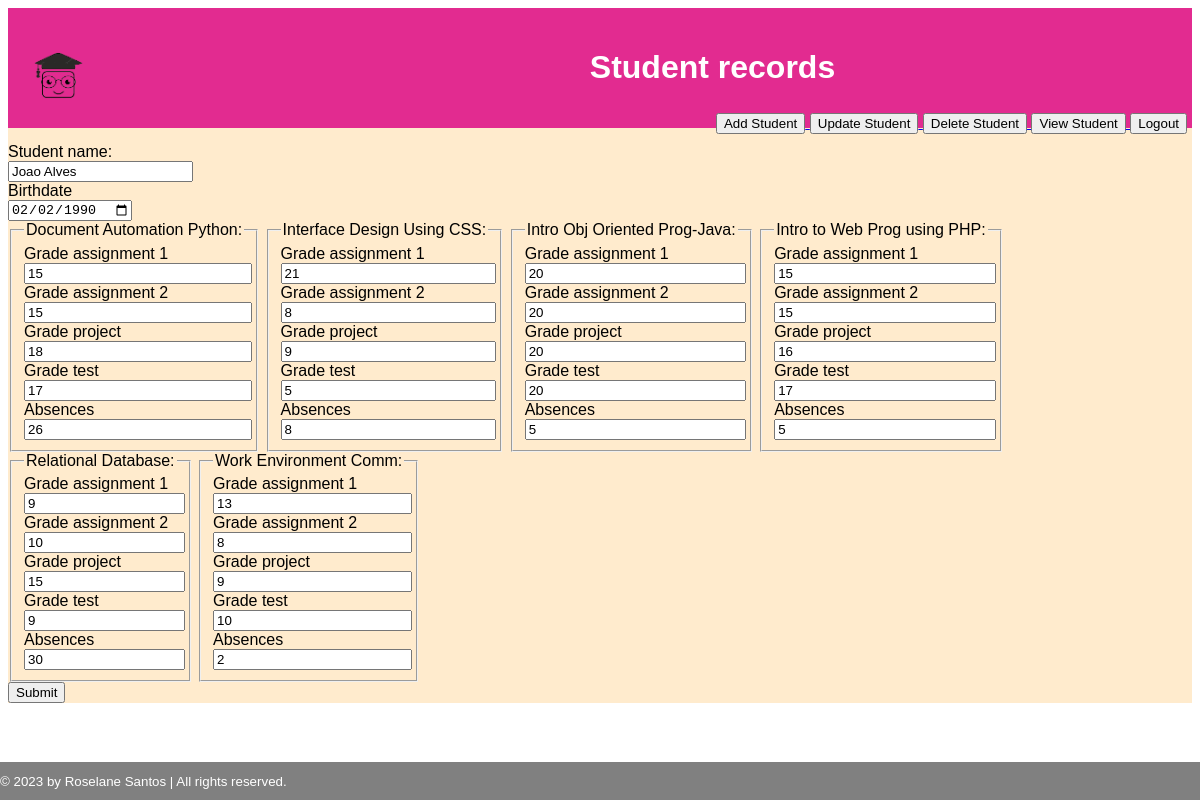
The page /update.php?student_id=7 (signed in) on the database its author committed.
### tables this page shows
CREATE TABLE `student_grade` (
  `id` int NOT NULL AUTO_INCREMENT,
  `student_name` varchar(255) NOT NULL,
  `birthdate` date DEFAULT NULL,
  `course1_grade_assignment_1` float DEFAULT NULL,
  `course1_grade_assignment_2` float DEFAULT NULL,
  `course1_project` float DEFAULT NULL,
  `course1_grade_test` float DEFAULT NULL,
  `course1_absences` int DEFAULT NULL,
  `course2_grade_assignment_1` float DEFAULT NULL,
  `course2_grade_assignment_2` float DEFAULT NULL,
  `course2_project` float DEFAULT NULL,
  `course2_grade_test` float DEFAULT NULL,
  `course2_absences` int DEFAULT NULL,
  `course3_grade_assignment_1` float DEFAULT NULL,
  `course3_grade_assignment_2` float DEFAULT NULL,
  `course3_project` float DEFAULT NULL,
  `course3_grade_test` float DEFAULT NULL,
  `course3_absences` int DEFAULT NULL,
  `course4_grade_assignment_1` float DEFAULT NULL,
  `course4_grade_assignment_2` float DEFAULT NULL,
  `course4_project` float DEFAULT NULL,
  `course4_grade_test` float DEFAULT NULL,
  `course4_absences` int DEFAULT NULL,
  `course5_grade_assignment_1` float DEFAULT NULL,
  `course5_grade_assignment_2` float DEFAULT NULL,
  `course5_project` float DEFAULT NULL,
  `course5_grade_test` float DEFAULT NULL,
  `course5_absences` int DEFAULT NULL,
  `course6_grade_assignment_1` float DEFAULT NULL,
  `course6_grade_assignment_2` float DEFAULT NULL,
  `course6_project` float DEFAULT NULL,
  `course6_grade_test` float DEFAULT NULL,
  `course6_absences` int DEFAULT NULL,
  `photo` varchar(45) DEFAULT NULL,
  PRIMARY KEY (`id`)
);

### update.php (the view, shortened to what this page needs)
<?php
require "config.php";
?>
<!DOCTYPE html>
<html>
<head>
    <link rel="stylesheet" href="css/styles.css" />
</head>
<body>
    <?php
    require "header.php";
    ?>
    <main>
        <?php if (!isset($_GET["student_id"])) { ?>
            <form>
                Student's name:
                <select id="student_id" name="student_id" method="GET">
                    <option value=''></option>
                    <?php
                    $sql = "SELECT id, student_name FROM student_grade";
                    $result = $mysqli->query($sql);
                    while ($row = $result->fetch_assoc()) {
                        echo "<option value='" . $row["id"] . "' " . ($student_id == $row["id"] ? "selected" : "") . ">"
                            . $row["id"] . "-" . $row["student_name"]
                            . "</option>";
                    }
                    ?>
                </select>
                <button type="submit" name="submit" value="submit">Open Update</button><br>
            </form>
        <?php } else {
            $student_id = $_GET['student_id'];
            $sql = "SELECT * from student_grade where id=" . $student_id;
            $student_data = $mysqli->query($sql)->fetch_assoc();
        ?>
            <form action="process.php" method="POST">
                <label for="student_name">Student name:</label><br>
                <input type="text" id="student_name" name="student_name" required value='<?=$student_data["student_name"]?>'><br>
                <label for="birthdate">Birthdate</label><br>
                <input type="date" id="birthdate" name="birthdate" required value='<?=$student_data["birthdate"]?>'><br>
                <fieldset>
                    <legend>Document Automation Python:</legend>
                    <label for="course1_grade_assignment_1">Grade assignment 1</label><br>
                    <input type="number" id="course1_grade_assignment_1" name="course1_grade_assignment_1" required min="0" max="25" value='<?=$student_data["course1_grade_assignment_1"]?>'><br>
                    <label for="course1_grade_assignment_2">Grade assignment 2</label><br>
                    <input type="number" id="course1_grade_assignment_2" name="course1_grade_assignment_2" required min="0" max="25" value='<?=$student_data["course1_grade_assignment_2"]?>'><br>
                    <label for="course1_project">Grade project</label><br>
                    <input type="number" id="course1_project" name="course1_project" required min="0" max="25" value='<?=$student_data["course1_project"]?>'><br>
                    <label for="course1_grade_test">Grade test</label><br>
                    <input type="number" id="course1_grade_test" name="course1_grade_test" required min="0" max="25" value='<?=$student_data["course1_grade_test"]?>'><br>
                    <label for="course1_absences">Absences</label><br>
                    <input type="number" id="course1_absences" name="course1_absences" required min="0" max="100" value='<?=$student_data["course1_absences"]?>'><br>
                </fieldset>
                <fieldset>
                    <legend>Interface Design Using CSS:</legend>
                    <label for="course2_grade_assignment_1">Grade assignment 1</label><br>
                    <input type="number" id="course2_grade_assignment_1" name="course2_grade_assignment_1" required min="0" max="25" value='<?=$student_data["course2_grade_assignment_1"]?>'><br>
                    <label for="course2_grade_assignment_2">Grade assignment 2</label><br>
                    <input type="number" id="course2_grade_assignment_2" name="course2_grade_assignment_2" required min="0" max="25" value='<?=$student_data["course2_grade_assignment_2"]?>'><br>
                    <label for="course2_project">Grade project</label><br>
                    <input type="number" id="course2_project" name="course2_project" required min="0" max="25" value='<?=$student_data["course2_project"]?>'><br>
                    <label for="course2_grade_test">Grade test</label><br>
                    <input type="number" id="course2_grade_test" name="course2_grade_test" required min="0" max="25" value='<?=$student_data["course2_grade_test"]?>'><br>
                    <label for="course2_absences">Absences</label><br>
                    <input type="number" id="course2_absences" name="course2_absences" required min="0" max="100" value='<?=$student_data["course2_absences"]?>'><br>
                </fieldset>
                <fieldset>
                    <legend>Intro Obj Oriented Prog-Java:</legend>
                    <label for="course3_grade_assignment_1">Grade assignment 1</label><br>
                    <input type="number" id="course3_grade_assignment_1" name="course3_grade_assignment_1" required min="0" max="25" value='<?=$student_data["course3_grade_assignment_1"]?>'><br>
                    <label for="course3_grade_assignment_2">Grade assignment 2</label><br>
                    <input type="number" id="course3_grade_assignment_2" name="course3_grade_assignment_2" required min="0" max="25" value='<?=$student_data["course3_grade_assignment_2"]?>'><br>
                    <label for="course3_project">Grade project</label><br>
                    <input type="number" id="course3_project" name="course3_project" required min="0" max="25" value='<?=$student_data["course3_project"]?>'><br>
                    <label for="course3_grade_test">Grade test</label><br>
                    <input type="number" id="course3_grade_test" name="course3_grade_test" required min="0" max="25" value='<?=$student_data["course3_grade_test"]?>'><br>
                    <label for="course3_absences">Absences</label><br>
                    <input type="number" id="course3_absences" name="course3_absences" required min="0" max="100" value='<?=$student_data["course3_absences"]?>'><br>
                </fieldset>
                <fieldset>
                    <legend>Intro to Web Prog using PHP:</legend>
                    <label for="course4_grade_assignment_1">Grade assignment 1</label><br>
                    <input type="number" id="course4_grade_assignment_1" name="course4_grade_assignment_1" required min="0" max="25" value='<?=$student_data["course4_grade_assignment_1"]?>'><br>
                    <label for="course4_grade_assignment_2">Grade assignment 2</label><br>
                    <input type="number" id="course4_grade_assignment_2" name="course4_grade_assignment_2" required min="0" max="25" value='<?=$student_data["course4_grade_assignment_2"]?>'><br>
                    <label for="course4_project">Grade project</label><br>
                    <input type="number" id="course4_project" name="course4_project" required min="0" max="25" value='<?=$student_data["course4_project"]?>'><br>
                    <label for="course4_grade_test">Grade test</label><br>
                    <input type="number" id="course4_grade_test" name="course4_grade_test" required min="0" max="25" value='<?=$student_data["course4_grade_test"]?>'><br>
                    <label for="course4_absences">Absences</label><br>
                    <input type="number" id="course4_absences" name="course4_absences" required min="0" max="100" value='<?=$student_data["course4_absences"]?>'><br>
                </fieldset>
                <fieldset>
                    <legend>Relational Database:</legend>
                    <label for="course5_grade_assignment_1">Grade assignment 1</label><br>
                    <input type="number" id="course5_grade_assignment_1" name="course5_grade_assignment_1" required min="0" max="25" value='<?=$student_data["course5_grade_assignment_1"]?>'><br>
                    <label for="course5_grade_assignment_2">Grade assignment 2</label><br>
                    <input type="number" id="course5_grade_assignment_2" name="course5_grade_assignment_2" required min="0" max="25" value='<?=$student_data["course5_grade_assignment_2"]?>'><br>
                    <label for="course5_project">Grade project</label><br>
                    <input type="number" id="course5_project" name="course5_project" required min="0" max="25" value='<?=$student_data["course5_project"]?>'><br>
                    <label for="course5_grade_test">Grade test</label><br>
                    <input type="number" id="course5_grade_test" name="course5_grade_test" required min="0" max="25" value='<?=$student_data["course5_grade_test"]?>'><br>
                    <label for="course5_absences">Absences</label><br>
                    <input type="number" id="course5_absences" name="course5_absences" required min="0" max="100" value='<?=$student_data["course5_absences"]?>'><br>
                </fieldset>
                <fieldset>
                    <legend>Work Environment Comm:</legend>
                    <label for="course6_grade_assignment_1">Grade assignment 1</label><br>
                    <input type="number" id="course6_grade_assignment_1" name="course6_grade_assignment_1" required min="0" max="25" value='<?=$student_data["course6_grade_assignment_1"]?>'><br>
                    <label for="course6_grade_assignment_2">Grade assignment 2</label><br>
                    <input type="number" id="course6_grade_assignment_2" name="course6_grade_assignment_2" required min="0" max="25" value='<?=$student_data["course6_grade_assignment_2"]?>'><br>
                    <label for="course6_project">Grade project</label><br>
                    <input type="number" id="course6_project" name="course6_project" required required min="0" max="25" value='<?=$student_data["course6_project"]?>'><br>
                    <label for="course6_grade_test">Grade test</label><br>
                    <input type="number" id="course6_grade_test" name="course6_grade_test" required required min="0" max="25" value='<?=$student_data["course6_grade_test"]?>'><br>
                    <label for="course6_absences">Absences</label><br>
                    <input type="number" id="course6_absences" name="course6_absences" required required min="0" max="100" value='<?=$student_data["course6_absences"]?>'><br>
                </fieldset><br>
                <button type="submit">Submit</button><br>
            </form>
        <?php } ?>
    </main>
    <?php
    require "footer.php"
    ?>
</body>
</html>

### css/styles.css (style rules this page uses)
fieldset { display: inline-block; }
html { background-color: white; }
body { font-family: Tahoma, Verdana, sans-serif; }
body { background-color: blanchedalmond; }
input[type=number] { width: 100%; }

### rows shown on the page
student_grade: student_name "Joao Alves", birthdate "02/02/1990", course1_grade_assignment_1 "15", course1_grade_assignment_2 "15", course1_project "18", course1_grade_test "17", course1_absences "26", course2_grade_assignment_1 "21", course2_grade_assignment_2 "8", course2_project "9", course2_grade_test "5", course2_absences "8", course3_grade_assignment_1 "20", course3_grade_assignment_2 "20", course3_project "20", course3_grade_test "20", course3_absences "5", course4_grade_assignment_1 "15", course4_grade_assignment_2 "15", course4_project "16", course4_grade_test "17", course4_absences "5", course5_grade_assignment_1 "9", course5_grade_assignment_2 "10", course5_project "15", course5_grade_test "9", course5_absences "30", course6_grade_assignment_1 "13", course6_grade_assignment_2 "8", course6_project "9", course6_grade_test "10", course6_absences "2"
